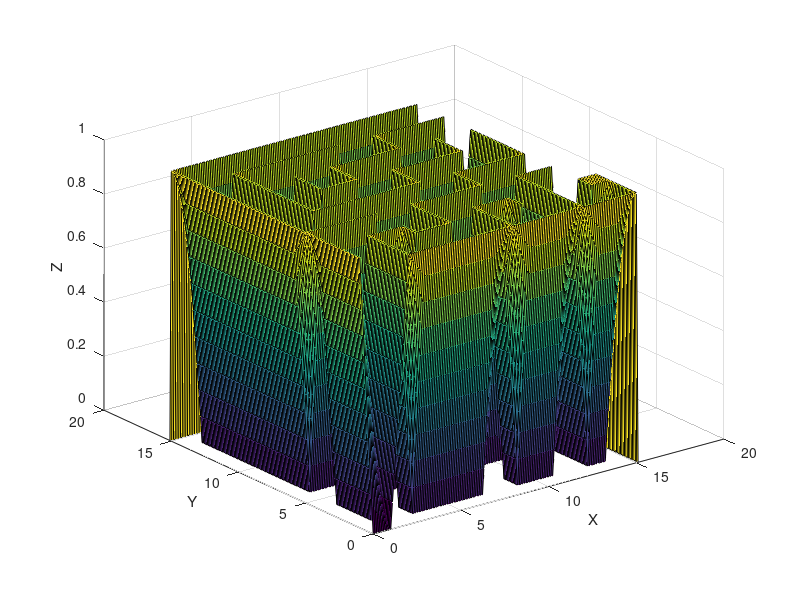

Here is the MATLAB script that generated this plot:
function spline2D()
%spline2Duniform()
spline2Dmatrix()
return

function spline2Dmatrix()
knot_vectorx = [0 0 1 2 3 4 5 6 7 8 9 10 11 12 13 14 15 15];
knot_vectory = [0 0 1 2 3 4 5 6 7 8 9 10 11 12 13 14 15 15];
weights = [
    0 1 1 1 1 1 1 1 1 1 1 1 1 1 1 1;
    0 0 0 0 0 1 0 0 0 0 0 0 0 0 0 1;
    1 1 1 1 0 1 0 1 1 1 1 1 1 1 0 1;
    1 0 0 1 0 1 0 1 0 0 0 0 0 1 0 1;
    1 0 1 1 0 1 0 1 0 1 1 1 0 1 0 1;
    1 0 1 0 0 0 0 1 0 1 0 0 0 1 0 1;
    1 0 1 1 1 1 0 1 0 1 1 1 0 1 0 1;
    1 0 0 0 0 1 0 1 0 0 0 1 0 1 0 1;
    1 1 1 1 0 1 0 1 1 1 0 1 0 1 0 1;
    1 0 0 1 0 1 0 0 0 1 0 1 0 0 0 1;
    1 0 1 1 0 1 1 1 0 1 0 1 1 1 0 1;
    1 0 0 0 0 0 0 1 0 1 0 0 0 1 0 1;
    1 1 1 1 1 1 0 1 0 1 1 1 0 1 0 1;
    1 0 0 0 0 1 0 1 0 0 0 0 0 1 0 1;
    1 0 1 1 0 1 0 1 1 1 1 1 0 1 0 1;
    1 1 1 1 0 0 0 0 0 0 0 0 0 0 0 0;
];

precision = 0.1;

%macros
compute_nr_basis_functions = @(knot_vector,p) size(knot_vector, 2) - p - 1;
%mesh   = @(a,c) [a:precision*(c-a):c];

%splines in x
px = compute_p(knot_vectorx);
nrx = compute_nr_basis_functions(knot_vectorx,px);

x_begin = knot_vectorx(1);
x_end = knot_vectorx(size(knot_vectorx,2));

x=mesh(x_begin,x_end, precision);

%splines in y
py = compute_p(knot_vectory);
nry = compute_nr_basis_functions(knot_vectory,py);

y_begin = knot_vectory(1);
y_end = knot_vectory(size(knot_vectory,2));

y=mesh(y_begin,y_end, precision);
%X and Y coordinates of points over the 2D mesh
[X,Y]=meshgrid(x,y);

M = zeros(length(x), length(y));
for i = 1:nrx
    for j = 1:nry
        computed_spline = compute_spline(knot_vectorx, px, i, X) .* compute_spline(knot_vectory, py, j, Y);
        M = M + weights(i, j) * computed_spline;
    end
end

figure;
surf(X, Y, M);
xlabel('X');
ylabel('Y');
zlabel('Z');

end

function p=compute_p(knot_vector)

  initial = knot_vector(1);
  kvsize = size(knot_vector,2);
  i=1;

  while (i+1 < kvsize) && (initial == knot_vector(i+1))
    i=i+1;
  end
  
  p = i-1;
  
  return
end


function t=check_sanity(knot_vector,p)

  initial = knot_vector(1);
  kvsize = size(knot_vector,2);

  t = true;
  counter = 1;

  for i=1:p+1
    if (initial ~= knot_vector(i))
      t = false;
      return
    end
  end


  for i=p+2:kvsize-p-1
    if (initial == knot_vector(i))
      counter = counter + 1;
      if (counter > p)
        t = false  ;
        return
      end
    else
      initial = knot_vector(i);
      counter = 1;
    end
  end

  initial = knot_vector(kvsize);

  for i=kvsize-p:kvsize
    if (initial ~= knot_vector(i))
      t = false;
      return
    end
  end
  
  for i=1:kvsize-1
    if (knot_vector(i)>knot_vector(i+1))
      t = false;
    end
  end

  return

end

function mesh_values = mesh(a, c, precision)
    mesh_values = a:precision:(c + precision);
end

function y=compute_spline(knot_vector,p,nr,x)
  
  fC= @(x,a,b) (x)/(b-a)-a/(b-a);
  fD= @(x,c,d) (1-x)/(d-c)+(d-1)/(d-c);
  
  
  a = knot_vector(nr);
  b = knot_vector(nr+p);
  c = knot_vector(nr+1);
  d = knot_vector(nr+p+1);

  if (p==0)
    y = 0 .* (x < a) + 1 .* (a <= x & x <= d) + 0 .* (x > d);
    return
  end
  
  lp = compute_spline(knot_vector,p-1,nr,x);
  rp = compute_spline(knot_vector,p-1,nr+1,x);
  
  if (a==b)
    y1 = 0 .* (x < a) + 1 .* (a <= x & x <= b) + 0 .* (x > b);
  else
    y1 = 0 .* (x < a) + fC(x,a,b) .* (a <= x & x <= b) + 0 .* (x > b);
  end
  
  if (c==d)
    y2 = 0 .* (x < c) + 1 .* (c < x & x <= d) + 0 .* (d < x);
  else
    y2 = 0 .* (x < c) + fD(x,c,d) .* (c < x & x <= d) + 0 .* (d < x);
  end
  
  y = lp .* y1 + rp .* y2;
  return
  
end

end